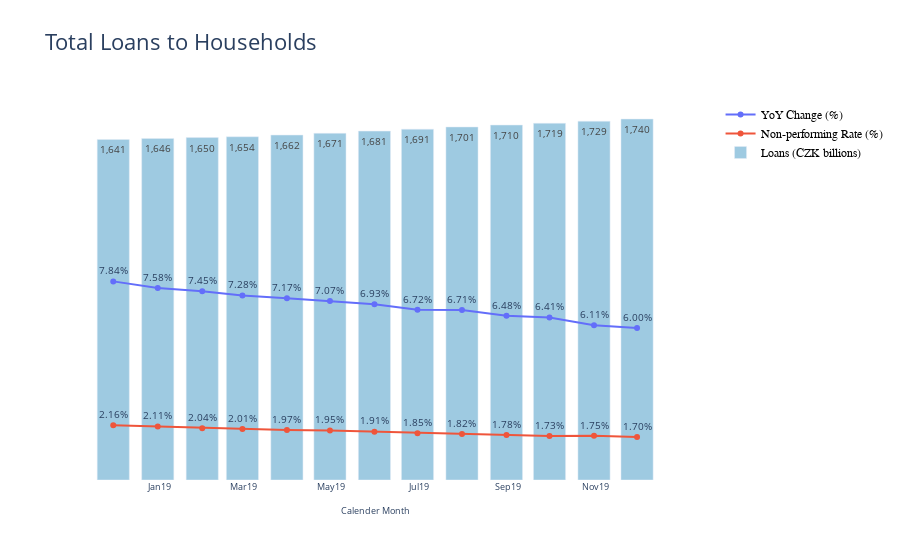

Here is the notebook cell this chart was saved with:
### Markdown cell above
# Czech Banking Statistics 
CZK-denominated Loans<br /> 
In CZK billions<br /> 
Source: Czech National Bank, ARAD data series system

### Code cell
gen_chart('IND1 Residents-loans to households (incl. NPISHs) total', 'Total Loans to Households')

### Figure 1 — Plotly figure (JSON) as saved in the notebook; plotly's stock layout.template omitted (floating-point values rounded to 4 significant figures)
{"data": [{"hoverinfo": "none", "mode": "lines+markers+text", "name": "YoY Change (%)", "text": [0.0784, 0.0758, 0.0745, 0.0728, 0.0717, 0.0707, 0.0693, 0.0672, 0.0671, 0.0648, 0.0641, 0.0611, 0.06], "textfont": {"size": 10}, "textposition": "top center", "texttemplate": "%{text:.2%}", "type": "scatter", "x": ["2018-11-30T00:00:00", "2018-12-31T00:00:00", "2019-01-31T00:00:00", "2019-02-28T00:00:00", "2019-03-31T00:00:00", "2019-04-30T00:00:00", "2019-05-31T00:00:00", "2019-06-30T00:00:00", "2019-07-31T00:00:00", "2019-08-31T00:00:00", "2019-09-30T00:00:00", "2019-10-31T00:00:00", "2019-11-30T00:00:00"], "xaxis": "x", "y": [0.0784, 0.0758, 0.07449, 0.07281, 0.07174, 0.07069, 0.06933, 0.06716, 0.06709, 0.06481, 0.0641, 0.06107, 0.06003], "yaxis": "y2"}, {"hoverinfo": "none", "mode": "lines+markers+text", "name": "Non-performing Rate (%)", "text": [0.0216, 0.0211, 0.0204, 0.0201, 0.0197, 0.0195, 0.0191, 0.0185, 0.0182, 0.0178, 0.0173, 0.0175, 0.017], "textfont": {"size": 10}, "textposition": "top center", "texttemplate": "%{text:.2%}", "type": "scatter", "x": ["2018-11-30T00:00:00", "2018-12-31T00:00:00", "2019-01-31T00:00:00", "2019-02-28T00:00:00", "2019-03-31T00:00:00", "2019-04-30T00:00:00", "2019-05-31T00:00:00", "2019-06-30T00:00:00", "2019-07-31T00:00:00", "2019-08-31T00:00:00", "2019-09-30T00:00:00", "2019-10-31T00:00:00", "2019-11-30T00:00:00"], "xaxis": "x", "y": [0.02163, 0.02113, 0.0204, 0.02014, 0.01973, 0.01955, 0.01908, 0.01846, 0.01817, 0.01781, 0.01732, 0.01746, 0.01698], "yaxis": "y2"}, {"hoverinfo": "none", "marker": {"color": "rgb(158,202,225)"}, "name": "Loans (CZK billions)", "text": [1641, 1646, 1650, 1654, 1662, 1671, 1681, 1691, 1701, 1710, 1719, 1729, 1740], "textfont": {"size": 10}, "textposition": "auto", "texttemplate": "%{text:,.0f}", "type": "bar", "x": ["2018-11-30T00:00:00", "2018-12-31T00:00:00", "2019-01-31T00:00:00", "2019-02-28T00:00:00", "2019-03-31T00:00:00", "2019-04-30T00:00:00", "2019-05-31T00:00:00", "2019-06-30T00:00:00", "2019-07-31T00:00:00", "2019-08-31T00:00:00", "2019-09-30T00:00:00", "2019-10-31T00:00:00", "2019-11-30T00:00:00"], "xaxis": "x", "y": [1641.0, 1646.0, 1650.0, 1654.0, 1662.0, 1671.0, 1681.0, 1691.0, 1701.0, 1710.0, 1719.0, 1729.0, 1740.0], "yaxis": "y"}], "layout": {"font": {"size": 16}, "legend": {"font": {"color": "black", "family": "sans-serif", "size": 12}}, "paper_bgcolor": "rgba(0,0,0,0)", "plot_bgcolor": "rgba(0,0,0,0)", "showlegend": true, "title": {"text": "Total Loans to Households"}, "xaxis": {"anchor": "y", "domain": [0, 0.94], "tickfont": {"size": 9}, "tickformat": "%b%y", "title": {"font": {"size": 9}, "text": "Calender Month"}}, "yaxis": {"anchor": "x", "domain": [0, 1], "tickfont": {"size": 12}, "tickformat": ",.0f", "title": {"font": {"size": 12}, "text": "Loans (CZK)"}, "visible": false}, "yaxis2": {"anchor": "x", "overlaying": "y", "range": [0, 0.15], "side": "right", "tickfont": {"size": 12}, "tickformat": ".2%", "title": {"font": {"size": 12}, "text": "YoY Change(%)/Non-performing Rate(%)"}, "visible": false}}}
